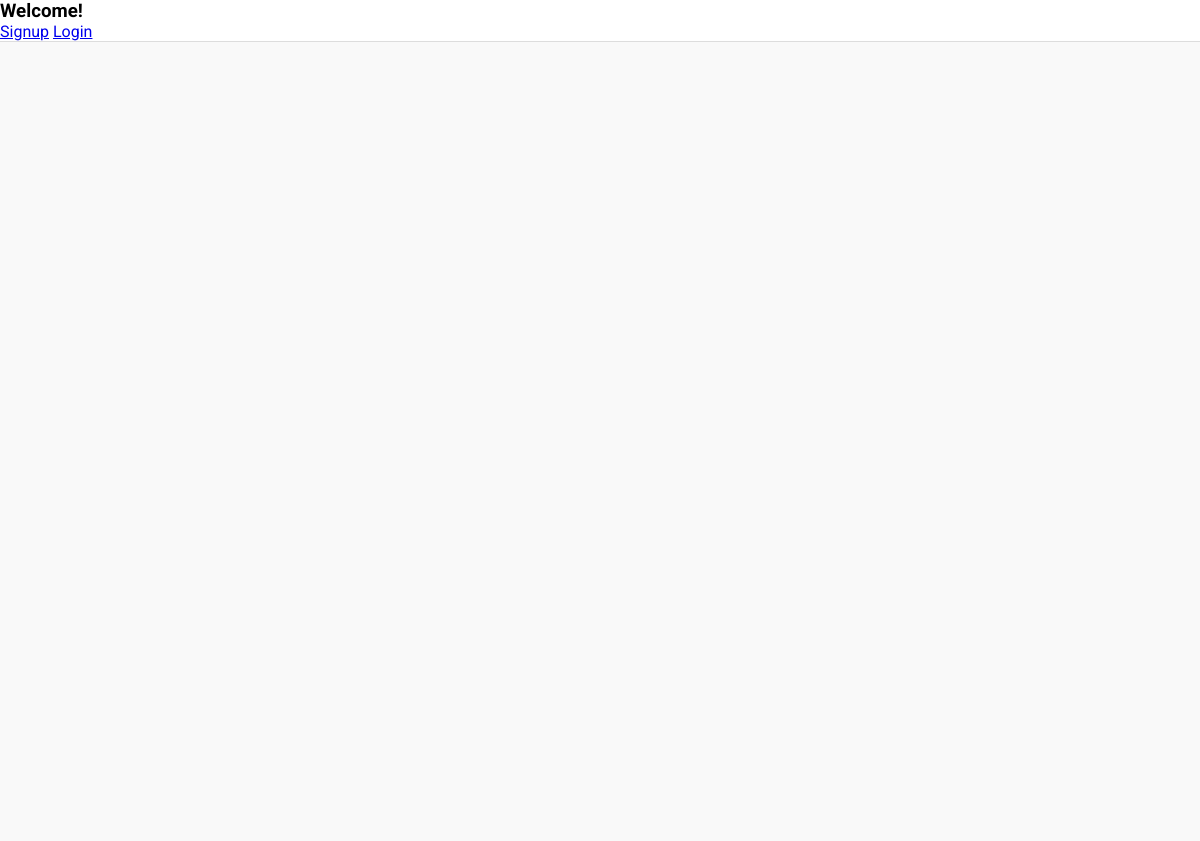
/trending/, run on an earlier commit of the app's database.
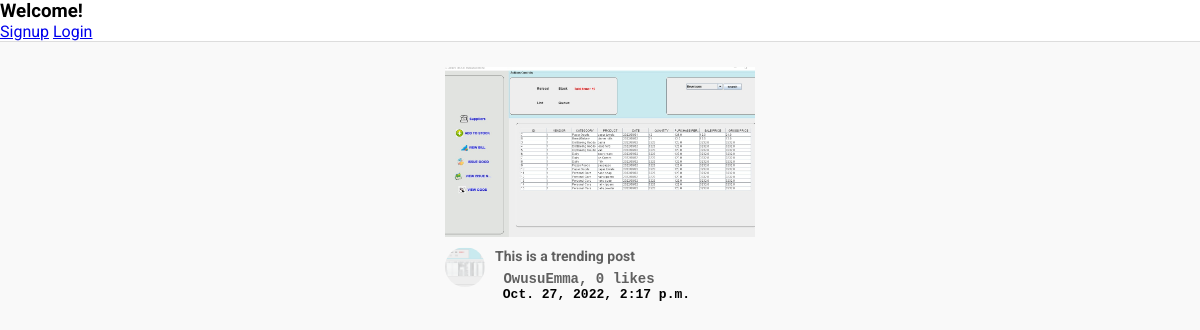
And on a later commit of the database.
### post/models.py (models this page shows, shortened)
class TreandingPost(models.Model):
    title = models.CharField(max_length=500, verbose_name="title", blank=True)
    picture = models.ImageField(upload_to=user_directory_path, verbose_name="Picture", null=True)
    caption = models.CharField(max_length=500000, verbose_name="Caption")
    posted = models.DateTimeField(auto_now_add=True)
    tag = models.ManyToManyField(Tag, related_name="trendingPostTag")
    user = models.ForeignKey(User, on_delete=models.CASCADE)
    likes = models.IntegerField(default=0)

### post/views.py (the view)
# urls.py: path('trending/', views.trending, name="trending"),
def trending(request):
    trendingposts = TreandingPost.objects.all().order_by('-posted')
    context = {
        'trending_items' :  trendingposts
    }
    return render(request, "trending.html", context)

### templates/trending.html (shortened to what this page needs)
{% extends 'base.html' %}
{% load static %}
   {% block content %}
      <div class="videos">
        <div class="videos__container">
          {% for trend in trending_items %}
          <div class="video">
            <div class="video__thumbnail">
              <a href="{% url 'trending_detailed_page' trend.id %}"><img src="{{ trend.picture.url }}" alt="" /></a>
            </div>
            <div class="video__details">
              <div class="author">
                <img
                  src="{{ trend.picture.url }}"
                  alt=""
                />
              </div>
              <div class="title">
                <h3> <a href="{% url 'trending_detailed_page' trend.id %}"> {{trend.title}}</a></h3>
                 <pre><b><a href="{% url 'trending_detailed_page' trend.id %}"> {{trend.user.username}}, {{trend.likes}} likes </a></b></pre>
                <pre> <b>{{trend.posted}}</b></pre>
              </div>
            </div>
          </div>
          {% endfor %}
        </div>
      </div>
   {% endblock content %}

What changed in the data, as far as the page shows it:
added TreandingPost: picture (picture), title "This is a trending post", user.username "OwusuEmma", likes "0", posted "Oct. 27, 2022, 2:17 p.m."
